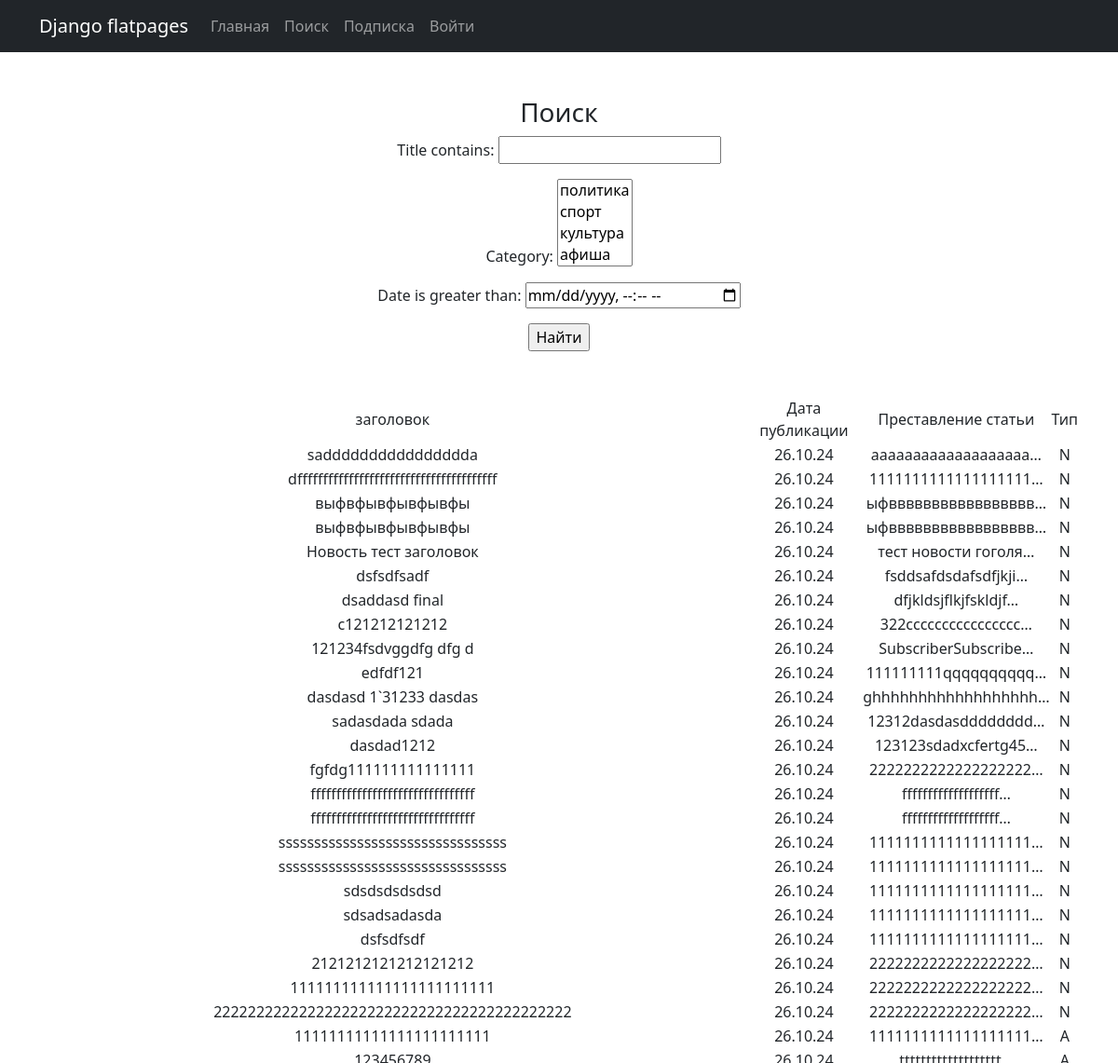
The page /posts/news/search/ (upper part) on the database as committed earlier.
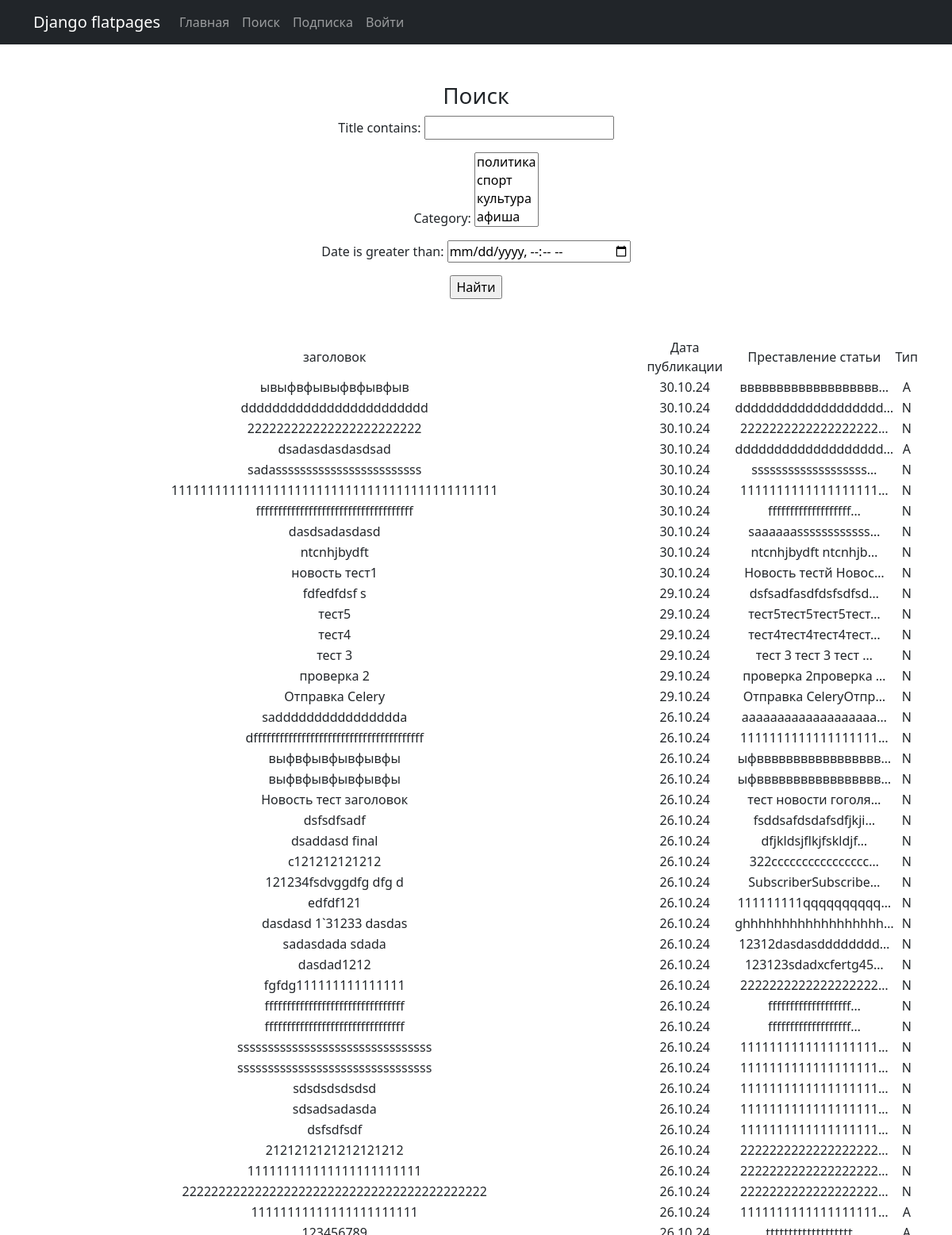
The same page on the database as committed later.
### news/models.py (models this page shows, shortened)
class Post(models.Model):
    author = models.ForeignKey(Author, on_delete=models.DO_NOTHING)
    type = models.CharField(max_length=10, choices=TYPE_POST)
    date = models.DateTimeField(auto_now_add=True)
    category = models.ManyToManyField(Category, through='PostCategory')
    title = models.CharField(max_length=255)
    text = models.TextField()
    rating = models.IntegerField(default=0)

### news/views.py (the view)
# urls.py: path('news/search/', cache_page(60*5)(NewsSerchList.as_view()), name='news_search'),
class NewsSerchList(ListView):
    model = Post
    ordering = '-date'
    template_name = 'news_search.html'
    context_object_name = 'news'
    def get_queryset(self):
        queryset = super().get_queryset()
        self.filterset = NewsFilter(self.request.GET, queryset)
        return self.filterset.qs
    def get_context_data(self, **kwargs):
        context = super().get_context_data(**kwargs)
        context['filterset'] = self.filterset
        return context

### news/models.py (called while the page is built)
    def __str__(self):
        return f'{self.name}'

### news/templatetags/custom_filters.py (called while the page is built)
@register.filter()
def censor(value):
    for bad_words, norm_words in DIC_BAD_WORDS.items():
        value = value.replace(bad_words, norm_words)
        print
    return value

### templates/news_search.html (shortened to what this page needs)
{% extends 'flatpages/default.html' %}
{% load custom_filters %}
{% block content %}
<br> </br>
<h3>Поиск</h3>
 <form action="" method="get">
       {{ filterset.form.as_p }}
       <input type="submit" value="Найти" />
   </form>
<br> </br>
 {% if news %}
    <table>
        <tr>
            <td>заголовок</td>
            <td>Дата публикации</td>
            <td>Преставление статьи</td>
            <td>Тип</td>
        </tr>
        {% for new in news %}
        <tr>
            <td>{{ new.title|censor }}</td>
            <td>{{ new.date|date:'d.m.y' }}</td>
            <td>{{ new.text|censor|truncatechars:20 }}</td>
            <td>{{ new.type }}</td>
        </tr>
        {% endfor %}
    </table>
 {% else %}
       <h2>Ничего не найдено</h2>
 {% endif %}
{% endblock content %}

Rows that differ between the two databases and show on the page:
added Post: title|censor "ывыфвфывыфвфывфыв", date "30.10.24", text|censor "ввввввввввввввввввв…", type "A"
added Post: title|censor "dddddddddddddddddddddddd", date "30.10.24", text|censor "ddddddddddddddddddd…", type "N"
added Post: title|censor "222222222222222222222222", date "30.10.24", text|censor "2222222222222222222…", type "N"
added Post: title|censor "dsadasdasdasdsad", date "30.10.24", text|censor "ddddddddddddddddddd…", type "A"
added Post: title|censor "sadassssssssssssssssssssssss", date "30.10.24", text|censor "sssssssssssssssssss…", type "N"
added Post: title|censor "111111111111111111111111111111111111111111111", date "30.10.24", text|censor "1111111111111111111…", type "N"
added Post: title|censor "ffffffffffffffffffffffffffffffffffff", date "30.10.24", text|censor "fffffffffffffffffff…", type "N"
added Post: title|censor "dasdsadasdasd", date "30.10.24", text|censor "saaaaaassssssssssss…", type "N"
added Post: title|censor "ntcnhjbydft", date "30.10.24", text|censor "ntcnhjbydft ntcnhjb…", type "N"
added Post: title|censor "новость тест1", date "30.10.24", text|censor "Новость тестй Новос…", type "N"
added Post: title|censor "fdfedfdsf s", date "29.10.24", text|censor "dsfsadfasdfdsfsdfsd…", type "N"
added Post: title|censor "тест5", date "29.10.24", text|censor "тест5тест5тест5тест…", type "N"
added Post: title|censor "тест4", date "29.10.24", text|censor "тест4тест4тест4тест…", type "N"
added Post: title|censor "тест 3", date "29.10.24", text|censor "тест 3 тест 3 тест …", type "N"
added Post: title|censor "проверка 2", date "29.10.24", text|censor "проверка 2проверка …", type "N"
added Post: title|censor "Отправка Celery", date "29.10.24", text|censor "Отправка CeleryОтпр…", type "N"
